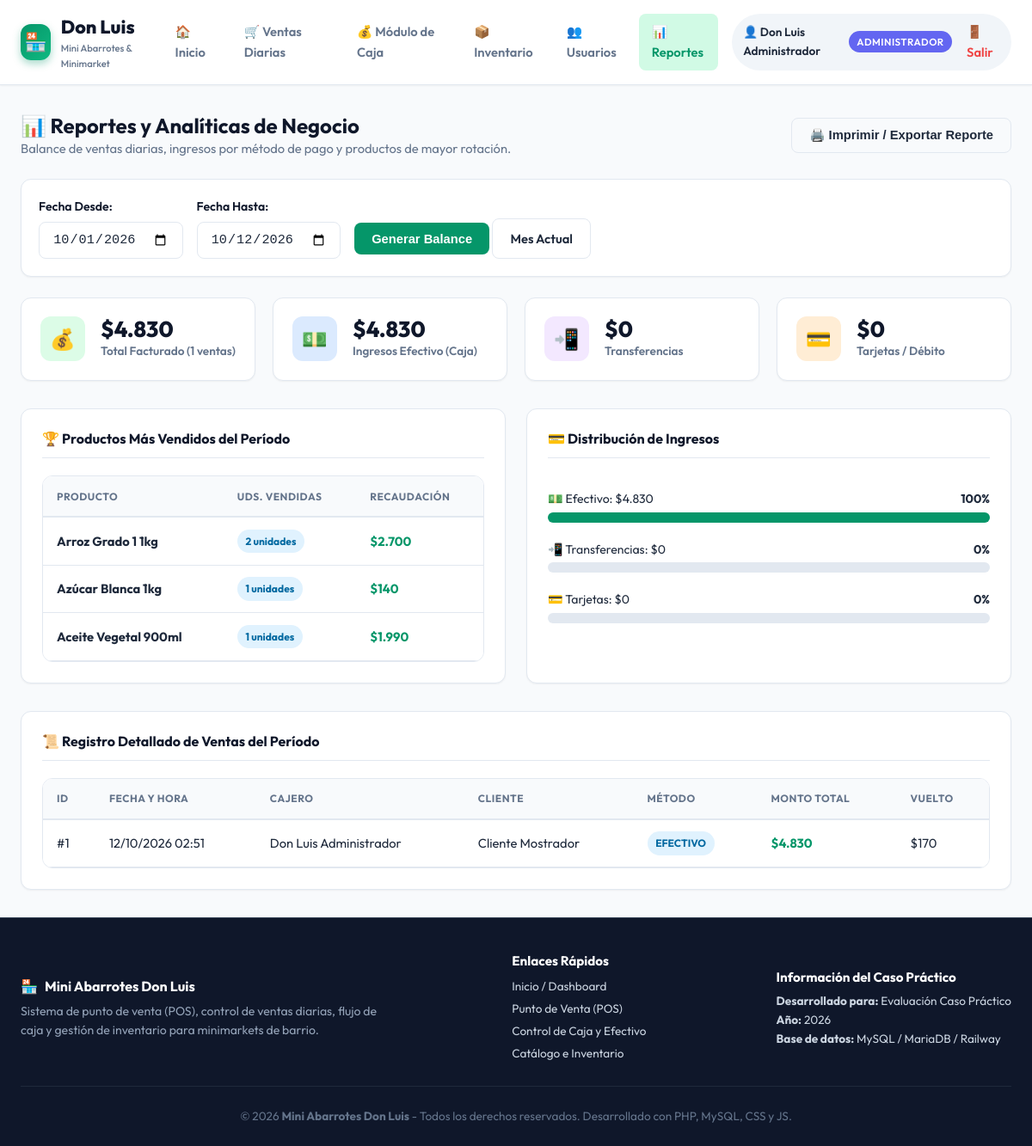
Screenshot of /pages/reportes.php (signed in) with the database file from the repository.
### tables this page shows
CREATE TABLE IF NOT EXISTS `ventas` (
  `id` INT AUTO_INCREMENT PRIMARY KEY,
  `caja_id` INT NULL,
  `usuario_id` INT NOT NULL,
  `cliente_nombre` VARCHAR(120) DEFAULT 'Cliente General',
  `total` DECIMAL(10,2) NOT NULL,
  `metodo_pago` ENUM('efectivo', 'transferencia', 'tarjeta') DEFAULT 'efectivo',
  `monto_recibido` DECIMAL(10,2) DEFAULT 0.00,
  `vuelto` DECIMAL(10,2) DEFAULT 0.00,
  `fecha_venta` TIMESTAMP DEFAULT CURRENT_TIMESTAMP,
  FOREIGN KEY (`caja_id`) REFERENCES `cajas`(`id`) ON DELETE SET NULL,
  FOREIGN KEY (`usuario_id`) REFERENCES `usuarios`(`id`)
);

CREATE TABLE IF NOT EXISTS `usuarios` (
  `id` INT AUTO_INCREMENT PRIMARY KEY,
  `nombre` VARCHAR(100) NOT NULL,
  `correo` VARCHAR(120) NOT NULL UNIQUE,
  `password` VARCHAR(255) NOT NULL,
  `rol` ENUM('administrador', 'empleado') NOT NULL DEFAULT 'empleado',
  `telefono` VARCHAR(30) NULL,
  `estado` TINYINT(1) NOT NULL DEFAULT 1,
  `creado_en` TIMESTAMP DEFAULT CURRENT_TIMESTAMP
);

### db/conexion.php (called while the page is built, shortened)
<?php
function sanitizar($data) {
    return htmlspecialchars(trim($data), ENT_QUOTES, 'UTF-8');
}
function formatoMoneda($valor) {
    return '$' . number_format((float)$valor, 0, ',', '.');
}

### pages/reportes.php (the view, shortened to what this page needs)
<?php
require_once __DIR__ . '/../db/conexion.php';
$filtro_fecha_inicio = sanitizar($_GET['inicio'] ?? date('Y-m-01'));
$filtro_fecha_fin = sanitizar($_GET['fin'] ?? date('Y-m-d'));
$stmt_resumen = $pdo->prepare("SELECT
    COUNT(*) as total_transacciones,
    COALESCE(SUM(total), 0) as total_monto,
    COALESCE(SUM(CASE WHEN metodo_pago = 'efectivo' THEN total ELSE 0 END), 0) as total_efectivo,
    COALESCE(SUM(CASE WHEN metodo_pago = 'transferencia' THEN total ELSE 0 END), 0) as total_transferencia,
    COALESCE(SUM(CASE WHEN metodo_pago = 'tarjeta' THEN total ELSE 0 END), 0) as total_tarjeta
    FROM ventas WHERE DATE(fecha_venta) BETWEEN ? AND ?");
$stmt_resumen->execute([$filtro_fecha_inicio, $filtro_fecha_fin]);
$resumen = $stmt_resumen->fetch();
$stmt_top = $pdo->prepare("SELECT
    p.nombre, p.codigo_barra,
    SUM(dv.cantidad) as total_vendido,
    SUM(dv.subtotal) as recaudacion
    FROM detalle_ventas dv
    JOIN productos p ON dv.producto_id = p.id
    JOIN ventas v ON dv.venta_id = v.id
    WHERE DATE(v.fecha_venta) BETWEEN ? AND ?
    GROUP BY p.id
    ORDER BY total_vendido DESC LIMIT 6");
$stmt_top->execute([$filtro_fecha_inicio, $filtro_fecha_fin]);
$top_productos = $stmt_top->fetchAll();
$stmt_listado = $pdo->prepare("SELECT v.*, u.nombre as cajero
    FROM ventas v
    JOIN usuarios u ON v.usuario_id = u.id
    WHERE DATE(v.fecha_venta) BETWEEN ? AND ?
    ORDER BY v.id DESC");
$stmt_listado->execute([$filtro_fecha_inicio, $filtro_fecha_fin]);
$listado_ventas = $stmt_listado->fetchAll();
require_once __DIR__ . '/../includes/header.php';
?>
<div style="display:flex; justify-content:space-between; align-items:center; margin-bottom:1.5rem; flex-wrap:wrap; gap:1rem;">
  <div>
    <h2>📊 Reportes y Analíticas de Negocio</h2>
    <p style="color:var(--text-muted); font-size:0.92rem;">
      Balance de ventas diarias, ingresos por método de pago y productos de mayor rotación.
    </p>
  </div>
  <button onclick="window.print()" class="btn btn-outline">
    🖨️ Imprimir / Exportar Reporte
  </button>
</div>
<div class="card" style="margin-bottom:1.5rem; padding:1.25rem;">
  <form action="" method="GET" style="display:flex; flex-wrap:wrap; gap:1rem; align-items:flex-end;">
    <div>
      <label class="form-label">Fecha Desde:</label>
      <input type="date" name="inicio" class="form-control" value="<?php echo htmlspecialchars($filtro_fecha_inicio); ?>">
    </div>
    <div>
      <label class="form-label">Fecha Hasta:</label>
      <input type="date" name="fin" class="form-control" value="<?php echo htmlspecialchars($filtro_fecha_fin); ?>">
    </div>
    <div>
      <button type="submit" class="btn btn-primary">Generar Balance</button>
      <a href="<?php echo BASE_URL; ?>pages/reportes.php" class="btn btn-outline">Mes Actual</a>
    </div>
  </form>
</div>
<div class="grid-cols-4" style="margin-bottom:2rem;">
  <div class="stat-card">
    <div class="stat-icon green">💰</div>
    <div>
      <div class="stat-value"><?php echo formatoMoneda($resumen['total_monto']); ?></div>
      <div class="stat-label">Total Facturado (<?php echo $resumen['total_transacciones']; ?> ventas)</div>
    </div>
  </div>
  <div class="stat-card">
    <div class="stat-icon blue">💵</div>
    <div>
      <div class="stat-value"><?php echo formatoMoneda($resumen['total_efectivo']); ?></div>
      <div class="stat-label">Ingresos Efectivo (Caja)</div>
    </div>
  </div>
  <div class="stat-card">
    <div class="stat-icon purple">📲</div>
    <div>
      <div class="stat-value"><?php echo formatoMoneda($resumen['total_transferencia']); ?></div>
      <div class="stat-label">Transferencias</div>
    </div>
  </div>
  <div class="stat-card">
    <div class="stat-icon orange">💳</div>
    <div>
      <div class="stat-value"><?php echo formatoMoneda($resumen['total_tarjeta']); ?></div>
      <div class="stat-label">Tarjetas / Débito</div>
    </div>
  </div>
</div>
<div class="grid-cols-2" style="margin-bottom:2rem;">
  <div class="card">
    <div class="card-header">
      <h4>🏆 Productos Más Vendidos del Período</h4>
    </div>
    <div class="table-responsive">
      <table class="custom-table">
        <thead>
          <tr>
            <th>Producto</th>
            <th>Uds. Vendidas</th>
            <th>Recaudación</th>
          </tr>
        </thead>
        <tbody>
          <?php if (!empty($top_productos)): ?>
            <?php foreach ($top_productos as $tp): ?>
              <tr>
                <td><strong><?php echo htmlspecialchars($tp['nombre']); ?></strong></td>
                <td><span class="badge badge-info"><?php echo $tp['total_vendido']; ?> unidades</span></td>
                <td style="font-weight:700; color:var(--primary);"><?php echo formatoMoneda($tp['recaudacion']); ?></td>
              </tr>
            <?php endforeach; ?>
          <?php endif; ?>
        </tbody>
      </table>
    </div>
  </div>
  <div class="card">
    <div class="card-header">
      <h4>💳 Distribución de Ingresos</h4>
    </div>
    <div style="padding:1rem 0;">
      <?php
        $total = max(1, $resumen['total_monto']);
        $p_efe = round(($resumen['total_efectivo'] / $total) * 100);
        $p_tra = round(($resumen['total_transferencia'] / $total) * 100);
        $p_tar = round(($resumen['total_tarjeta'] / $total) * 100);
      ?>
      <div style="margin-bottom:1.25rem;">
        <div style="display:flex; justify-content:space-between; font-size:0.88rem; margin-bottom:0.25rem;">
          <span>💵 Efectivo: <?php echo formatoMoneda($resumen['total_efectivo']); ?></span>
          <strong><?php echo $p_efe; ?>%</strong>
        </div>
        <div style="background:#e2e8f0; border-radius:9999px; height:12px; overflow:hidden;">
          <div style="background:var(--primary); width:<?php echo $p_efe; ?>%; height:100%;"></div>
        </div>
      </div>
      <div style="margin-bottom:1.25rem;">
        <div style="display:flex; justify-content:space-between; font-size:0.88rem; margin-bottom:0.25rem;">
          <span>📲 Transferencias: <?php echo formatoMoneda($resumen['total_transferencia']); ?></span>
          <strong><?php echo $p_tra; ?>%</strong>
        </div>
        <div style="background:#e2e8f0; border-radius:9999px; height:12px; overflow:hidden;">
        </div>
      </div>
      <div>
        <div style="display:flex; justify-content:space-between; font-size:0.88rem; margin-bottom:0.25rem;">
          <span>💳 Tarjetas: <?php echo formatoMoneda($resumen['total_tarjeta']); ?></span>
          <strong><?php echo $p_tar; ?>%</strong>
        </div>
        <div style="background:#e2e8f0; border-radius:9999px; height:12px; overflow:hidden;">
        </div>
      </div>
    </div>
  </div>
</div>
<div class="card">
  <div class="card-header">
    <h4>📜 Registro Detallado de Ventas del Período</h4>
  </div>
  <div class="table-responsive">
    <table class="custom-table">
      <thead>
        <tr>
          <th>ID</th>
          <th>Fecha y Hora</th>
          <th>Cajero</th>
          <th>Cliente</th>
          <th>Método</th>
          <th>Monto Total</th>
          <th>Vuelto</th>
        </tr>
      </thead>
      <tbody>
        <?php if (!empty($listado_ventas)): ?>
          <?php foreach ($listado_ventas as $lv): ?>
            <tr>
              <td>#<?php echo $lv['id']; ?></td>
              <td><?php echo date('d/m/Y H:i', strtotime($lv['fecha_venta'])); ?></td>
              <td><?php echo htmlspecialchars($lv['cajero']); ?></td>
              <td><?php echo htmlspecialchars($lv['cliente_nombre']); ?></td>
              <td>
                <span class="badge badge-info"><?php echo strtoupper($lv['metodo_pago']); ?></span>
              </td>
              <td style="font-weight:700; color:var(--primary);"><?php echo formatoMoneda($lv['total']); ?></td>
              <td><?php echo formatoMoneda($lv['vuelto']); ?></td>
            </tr>
          <?php endforeach; ?>
        <?php endif; ?>
      </tbody>
    </table>
  </div>
</div>
<?php require_once __DIR__ . '/../includes/footer.php'; ?>

### css/styles.css (style rules this page uses)
:root { --primary: #059669; --primary-hover: #047857; --primary-light: #d1fae5; --secondary: #d97706; --secondary-hover: #b45309; --dark: #0f172a; --dark-surface: #1e293b; --gray-bg: #f8fafc; --card-bg: #ffffff; --border: #e2e8f0; --text-main: #1e293b; --text-muted: #64748b; --danger: #ef4444; --danger-light: #fee2e2; --success: #10b981; --info: #3b82f6; --warning: #f59e0b; --radius-sm: 8px; --radius-md: 12px; --radius-lg: 16px; --shadow-sm: 0 1px 2px 0 rgb(0 0 0 / 0.05); --shadow: 0 4px 6px -1px rgb(0 0 0 / 0.1), 0 2px 4px -2px rgb(0 0 0 / 0.1); --shadow-lg: 0 10px 15px -3px rgb(0 0 0 / 0.1), 0 4px 6px -4px rgb(0 0 0 / 0.1); --transition: all 0.25s cubic-bezier(0.4, 0, 0.2, 1); }
* { box-sizing: border-box; margin: 0; padding: 0; }
body { font-family: 'Outfit', 'Inter', -apple-system, BlinkMacSystemFont, "Segoe UI", Roboto, sans-serif; background-color: var(--gray-bg); color: var(--text-main); line-height: 1.6; min-height: 100vh; display: flex; flex-direction: column; }
h1, h2, h3, h4, h5, h6 { color: var(--dark); font-weight: 700; line-height: 1.25; }
a { color: var(--primary); text-decoration: none; transition: var(--transition); }
.card { background: var(--card-bg); border-radius: var(--radius-md); border: 1px solid var(--border); box-shadow: var(--shadow-sm); padding: 1.5rem; transition: var(--transition); }
.card-header { display: flex; align-items: center; justify-content: space-between; margin-bottom: 1.25rem; padding-bottom: 0.75rem; border-bottom: 1px solid var(--border); }
.btn { display: inline-flex; align-items: center; justify-content: center; gap: 0.5rem; padding: 0.65rem 1.25rem; font-size: 0.92rem; font-weight: 600; border-radius: var(--radius-sm); border: none; cursor: pointer; transition: var(--transition); text-decoration: none; }
.btn-primary { background: var(--primary); color: white; }
.btn-outline { border: 1px solid var(--border); background: transparent; color: var(--text-main); }
.form-label { display: block; font-size: 0.88rem; font-weight: 600; color: var(--dark); margin-bottom: 0.4rem; }
.form-control, .form-select { width: 100%; padding: 0.65rem 0.95rem; font-size: 0.95rem; border: 1.5px solid var(--border); border-radius: var(--radius-sm); background-color: #ffffff; color: var(--text-main); outline: none; transition: var(--transition); }
.table-responsive { overflow-x: auto; border-radius: var(--radius-md); border: 1px solid var(--border); }
.custom-table { width: 100%; border-collapse: collapse; background: white; font-size: 0.92rem; }
.custom-table th { background: #f8fafc; padding: 0.85rem 1rem; text-align: left; font-weight: 700; color: var(--text-muted); border-bottom: 2px solid var(--border); text-transform: uppercase; font-size: 0.75rem; letter-spacing: 0.5px; }
.custom-table td { padding: 0.85rem 1rem; border-bottom: 1px solid var(--border); vertical-align: middle; }
.badge { display: inline-block; padding: 0.25rem 0.6rem; font-size: 0.75rem; font-weight: 700; border-radius: 9999px; }
.badge-info { background: #e0f2fe; color: #0369a1; }
.grid-cols-4 { display: grid; grid-template-columns: repeat(auto-fit, minmax(230px, 1fr)); gap: 1.25rem; margin-bottom: 2rem; }
.grid-cols-2 { display: grid; grid-template-columns: repeat(auto-fit, minmax(360px, 1fr)); gap: 1.5rem; }
.stat-card { background: white; padding: 1.35rem; border-radius: var(--radius-md); border: 1px solid var(--border); box-shadow: var(--shadow-sm); display: flex; align-items: center; gap: 1.15rem; transition: var(--transition); }
.stat-icon { width: 52px; height: 52px; border-radius: var(--radius-md); display: flex; align-items: center; justify-content: center; font-size: 1.5rem; }
.stat-icon.green { background: #dcfce7; color: #166534; }
.stat-icon.orange { background: #ffedd5; color: #9a3412; }
.stat-icon.blue { background: #dbeafe; color: #1e40af; }
.stat-icon.purple { background: #f3e8ff; color: #6b21a8; }
.stat-value { font-size: 1.6rem; font-weight: 800; color: var(--dark); line-height: 1.1; }
.stat-label { font-size: 0.85rem; color: var(--text-muted); font-weight: 600; }

### rows the page displays
ventas: id "1", fecha_venta "12/10/2026 02:51", usuario.nombre "Don Luis Administrador", cliente_nombre "Cliente Mostrador", metodo_pago "EFECTIVO", total "$4.830", vuelto "$170"

### other values shown
$_SESSION['usuario_nombre'] "Don Luis Administrador"
$_SESSION['rol'] "ADMINISTRADOR"
formatoMoneda($resumen['total_monto']) "$4.830"
$resumen['total_transacciones'] "1"
formatoMoneda($resumen['total_efectivo']) "$4.830"
formatoMoneda($resumen['total_transferencia']) "$0"
formatoMoneda($resumen['total_tarjeta']) "$0"
$tp['nombre'] "Arroz Grado 1 1kg"
$tp['total_vendido'] "2"
formatoMoneda($tp['recaudacion']) "$2.700"
$tp['nombre'] "Azúcar Blanca 1kg"
$tp['total_vendido'] "1"
formatoMoneda($tp['recaudacion']) "$140"
$tp['nombre'] "Aceite Vegetal 900ml"
formatoMoneda($tp['recaudacion']) "$1.990"
